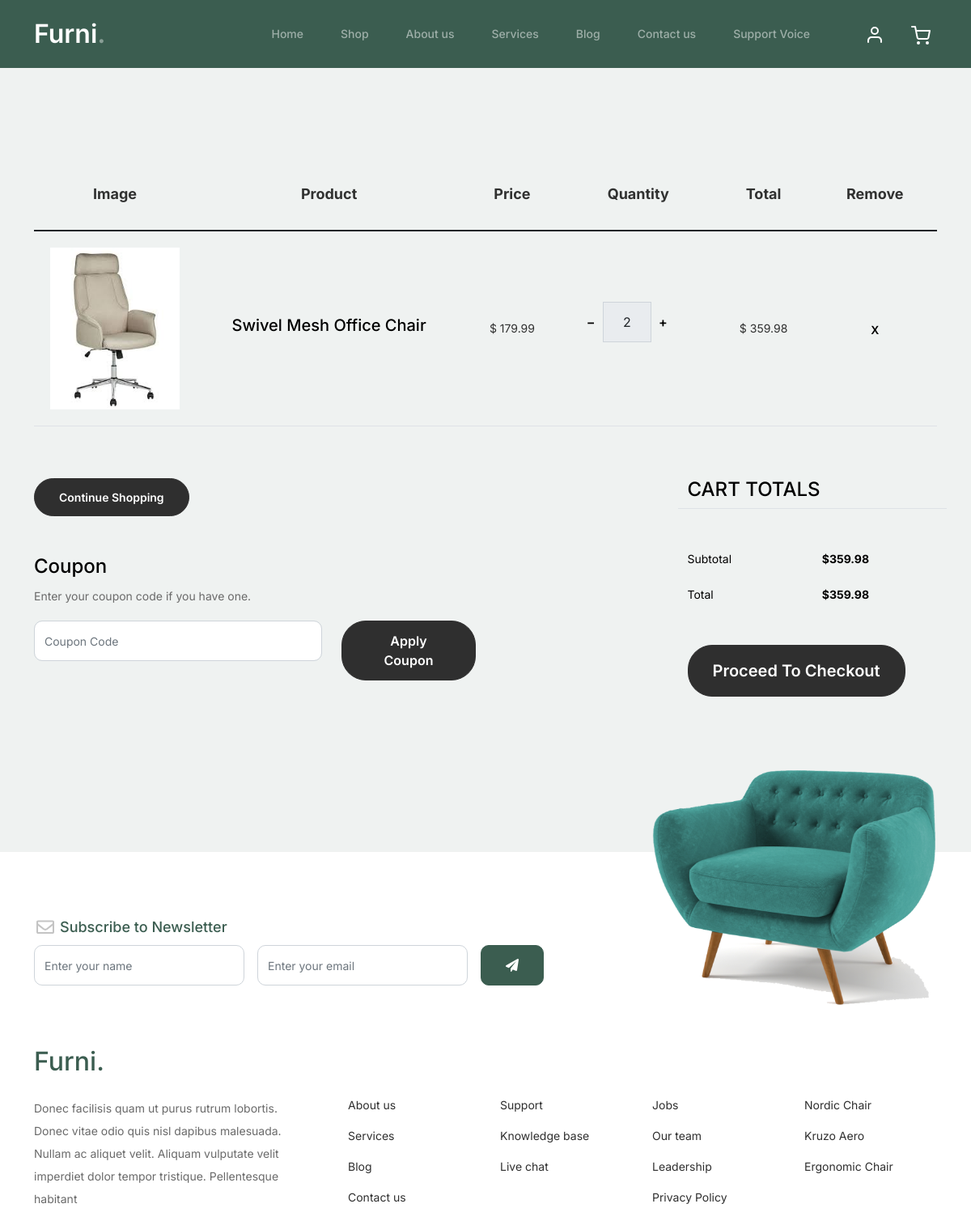
Before: /cart/ (upper part) with the older database file.
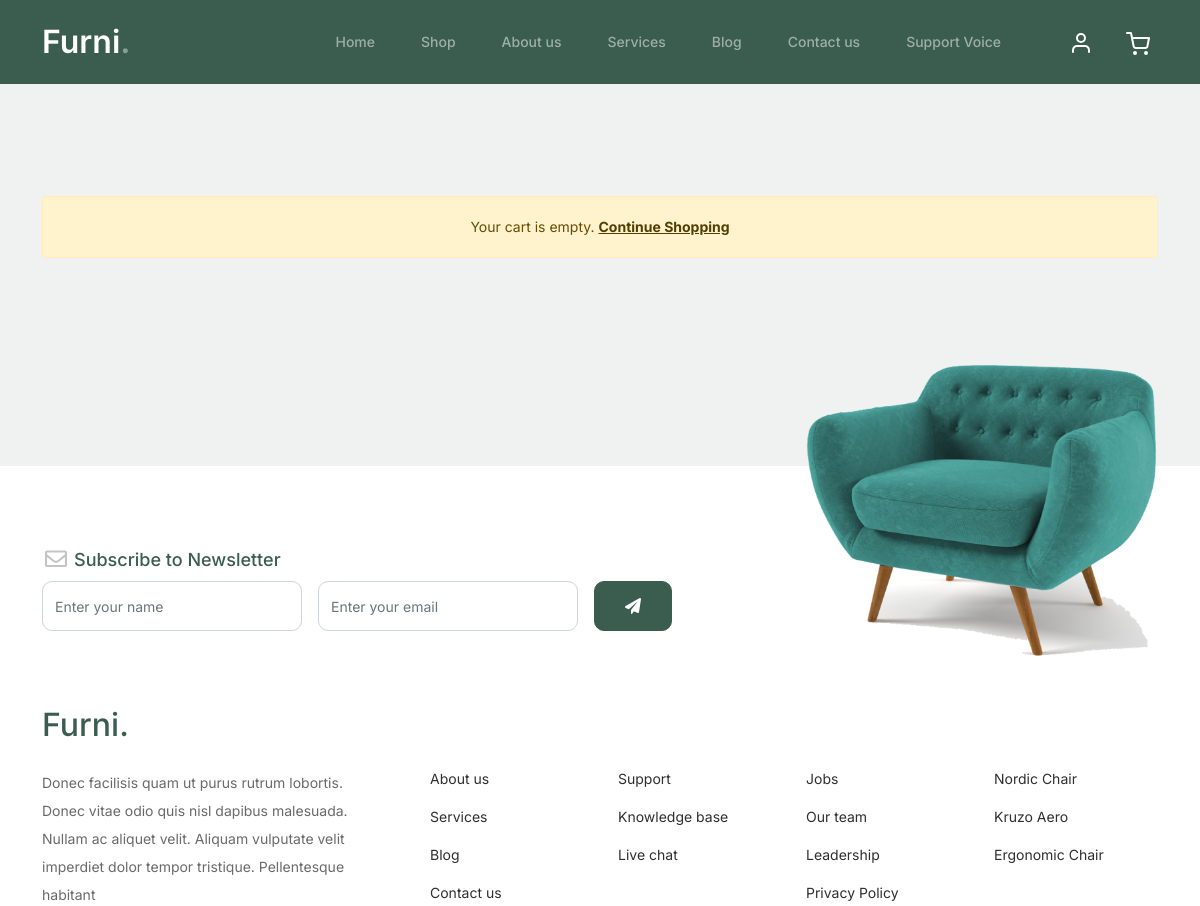
After: the same page with the newer database file.
### shop/models.py (models this page shows, shortened)
class CartItem(models.Model):
    cart = models.ForeignKey(Cart, on_delete=models.CASCADE, related_name='items')
    product = models.ForeignKey(Product, on_delete=models.CASCADE)
    quantity = models.PositiveIntegerField(default=1)
    def total_price(self):
        return self.quantity * self.product.price

class Product(models.Model):
    name = models.CharField(max_length=200)
    slug = AutoSlugField(populate_from='name', unique=True)
    subcategory = models.ForeignKey(Subcategory, on_delete=models.CASCADE, related_name='products')
    description = models.TextField()
    price = models.DecimalField(max_digits=10, decimal_places=2)
    image = models.ImageField(upload_to='products/')
    stock = models.PositiveIntegerField()
    available = models.BooleanField(default=True)
    created_at = models.DateTimeField(auto_now_add=True)
    updated_at = models.DateTimeField(auto_now=True)

### shop/views.py (the view)
# urls.py: path('cart/', view_cart, name='view_cart'),
def view_cart(request):
    if request.user.is_authenticated:
        cart, created = Cart.objects.get_or_create(user=request.user)
    else:
        session_key = request.session.session_key
        if not session_key:
            request.session.create()
            session_key = request.session.session_key
        cart, created = Cart.objects.get_or_create(session_key=session_key)
    cart_items = cart.items.all()
    total_price = sum(item.total_price() for item in cart_items)
    context = {
        'cart_items': cart_items,
        'total_price': total_price,
    }
    return render(request, 'cart.html', context)

### shop/context_processors.py (called while the page is built)
def cart_item_count(request):
    if request.user.is_authenticated:
        cart, created = Cart.objects.get_or_create(user=request.user)
        return {'cart_item_count': cart.items.count()}
    return {'cart_item_count': 0}

### shop/templates/cart.html (shortened to what the changed rows need)
{% extends "base.html" %}
{% load static %}
{% block content %}
  <div class="untree_co-section before-footer-section">
    <div class="container">
      {% if cart_items %}
      <div class="row mb-5">
        <form class="col-md-12" method="post">
          <div class="site-blocks-table">
            <table class="table">
              <thead>
                <tr>
                  <th class="product-thumbnail">Image</th>
                  <th class="product-name">Product</th>
                  <th class="product-price">Price</th>
                  <th class="product-quantity">Quantity</th>
                  <th class="product-total">Total</th>
                  <th class="product-remove">Remove</th>
                </tr>
              </thead>
              <tbody>
              {% for item in cart_items %}
              <tr>
                  <td class="product-thumbnail">
                    <img src="{{ item.product.image.url }}" alt="Image" class="img-fluid" />
                  </td>
                  <td class="product-name">
                    <h2 class="h5 text-black">{{ item.product.name }}</h2>
                  </td>
                  <td>$ {{ item.product.price }} </td>
                  <td>
                    <div class="input-group mb-3 d-flex align-items-center quantity-container" style="max-width: 120px">
                      <div class="input-group-prepend">
                        <a href="{% url 'decrement_item' item.id %}">
                          <button class="btn btn-outline-black decrease" type="button">&minus;</button>
                        </a>
                      </div>
                      <input type="text" class="form-control text-center quantity-amount" value="{{ item.quantity }}" readonly />
                      <div class="input-group-append">
                        <a href="{% url 'increment_item' item.id %}">
                          <button class="btn btn-outline-black increase" type="button">&plus;</button>
                        </a>
                      </div>
                    </div>
                  </td>
                  <td>$ {{ item.total_price }} </td>
                  <td><a href="{% url 'remove_item' item.id %}" class="btn btn-black btn-sm">X</a></td>
                </tr>
              {% endfor %}
              </tbody>
            </table>
          </div>
        </form>
      </div>
      <div class="row">
        <div class="col-md-6">
          <div class="row mb-5">
            <div class="col-md-6">
              <a href="{% url 'shop' %}" class="btn btn-outline-warning btn-sm btn-warning">Continue Shopping</a>
            </div>
          </div>
          <div class="row">
            <div class="col-md-12">
              <label class="text-black h4" for="coupon">Coupon</label>
              <p>Enter your coupon code if you have one.</p>
            </div>
            <div class="col-md-8 mb-3 mb-md-0">
              <input type="text" class="form-control py-3" id="coupon" placeholder="Coupon Code" />
            </div>
            <div class="col-md-4">
              <button class="btn btn-warning">Apply Coupon</button>
            </div>
          </div>
        </div>
        <div class="col-md-6 pl-5">
          <div class="row justify-content-end">
            <div class="col-md-7">
              <div class="row">
                <div class="col-md-12 text-right border-bottom mb-5">
                  <h3 class="text-black h4 text-uppercase">Cart Totals</h3>
                </div>
              </div>
              <div class="row mb-3">
                <div class="col-md-6">
                  <span class="text-black">Subtotal</span>
                </div>
                <div class="col-md-6 text-right">
                  <strong class="text-black">${{ total_price }}</strong>
                </div>
              </div>
              <div class="row mb-5">
                <div class="col-md-6">
                  <span class="text-black">Total</span>
                </div>
                <div class="col-md-6 text-right">
                  <strong class="text-black">${{ total_price }}</strong>
                </div>
              </div>
              <div class="row">
                <div class="col-md-12">
                  <a href="{% url 'checkout' %}" class="btn btn-warning btn-lg py-3 btn-block">Proceed To Checkout</a>
                </div>
              </div>
            </div>
          </div>
        </div>
      </div>
      {% else %}
      <div class="row">
        <div class="col-12 text-center">
          <div class="alert alert-warning" role="alert">Your cart is empty. <a href="{% url 'shop' %}" class="alert-link">Continue Shopping</a></div>
        </div>
      </div>
      {% endif %}
    </div>
  </div>
{% endblock content %}

Changed rows visible on the page:
removed CartItem: product.image (picture), product.name "Swivel Mesh Office Chair", product.price "179.99", quantity "2", total_price "359.98"
Other visible differences:
{{ total_price }}: "359.98" → (not shown)
text no longer shown: "Image Product Price Quantity Total Remove Coupon Enter your coupon code if you have one. Apply Coupon CART TOTALS Subtotal $ Total $ Proceed To Checkout"
text now shown: "Your cart is empty."
